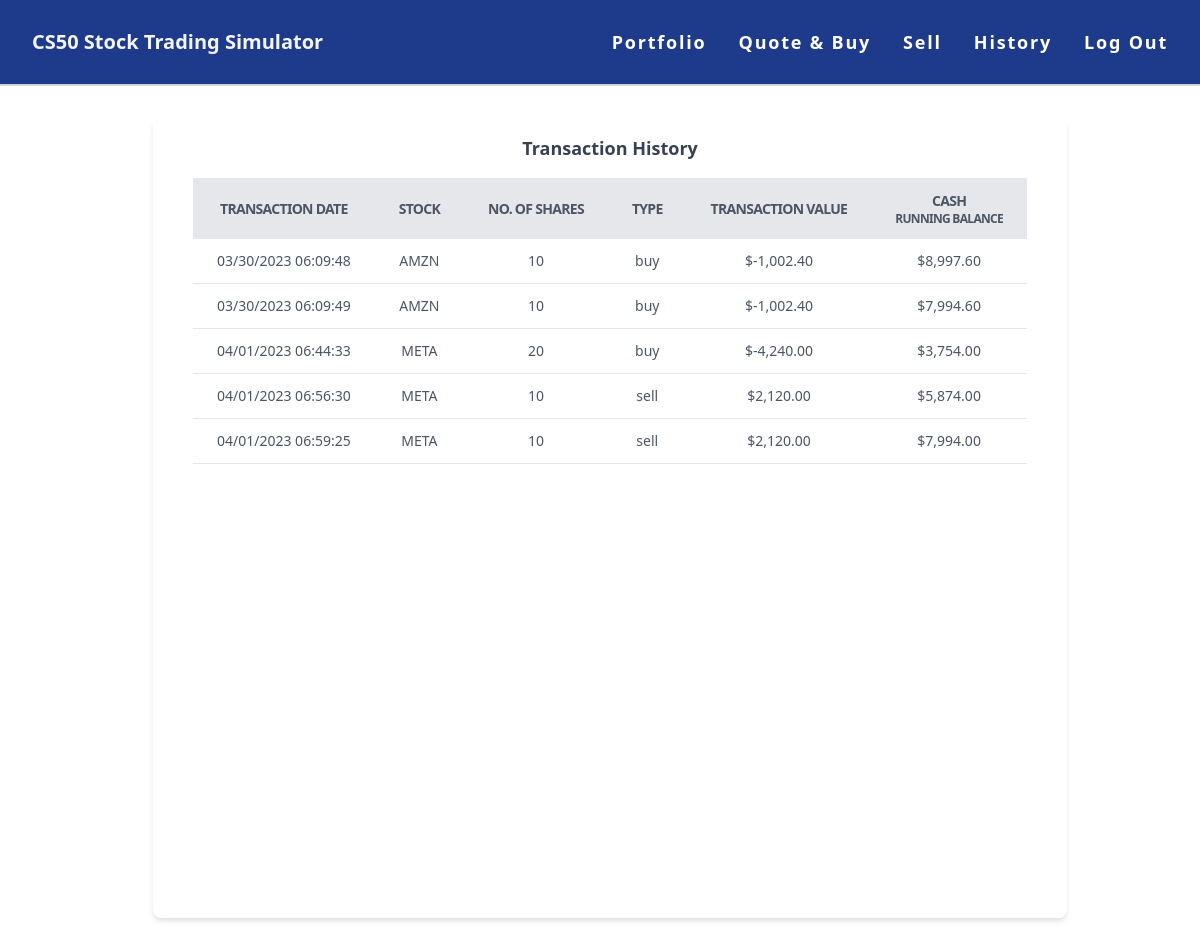
/history (signed in), run on an earlier commit of the app's database.
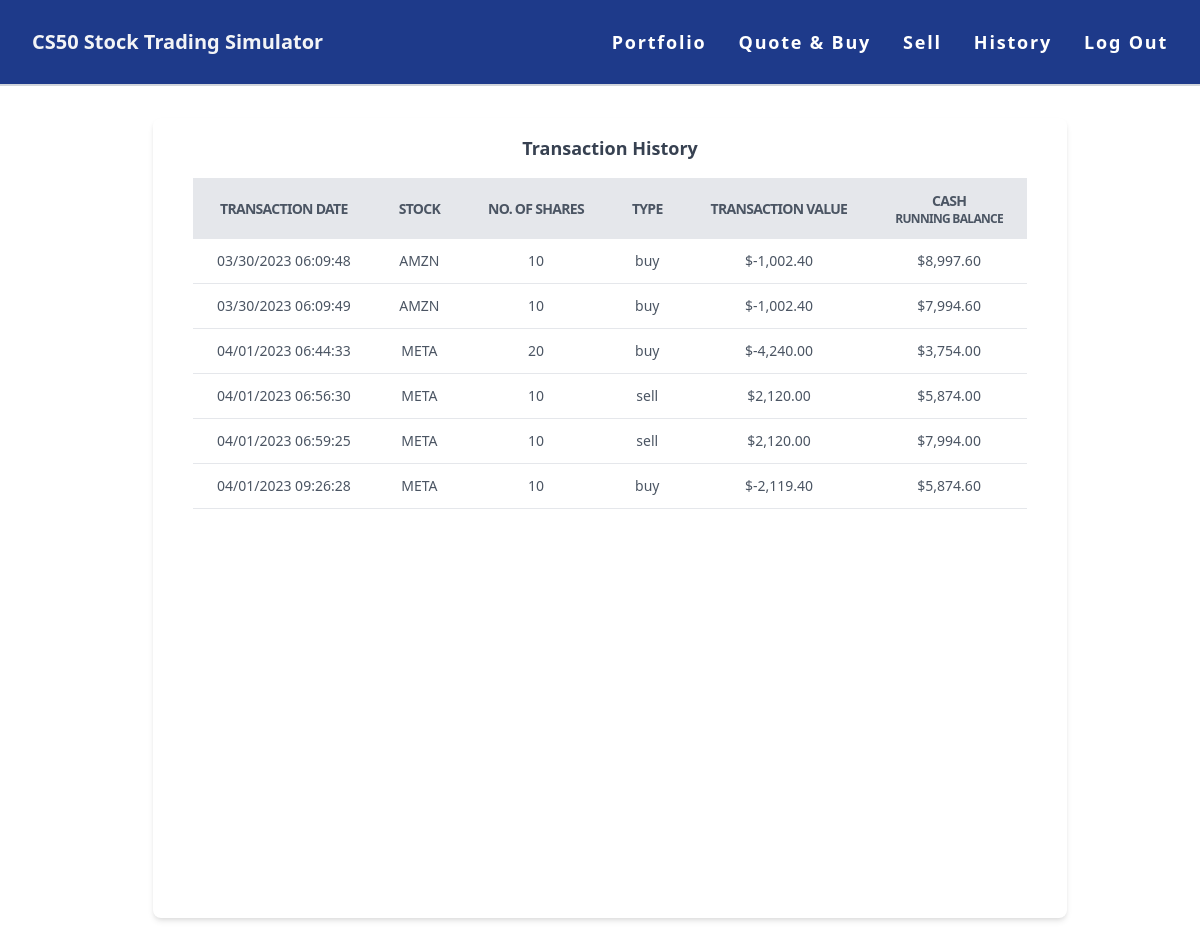
And on a later commit of the database.
### app.py (models this page shows, shortened)
class stock_txn(db.Model):
    txn_id = db.Column(db.Integer, primary_key=True)
    stock = db.Column(db.String(80), nullable=False)
    no_of_shares = db.Column(db.Integer, nullable=False)
    total_cost = db.Column(db.Integer, nullable=False)
    user_id = db.Column(db.Integer)
    txn_date = db.Column(db.Date)
    txn_type = db.Column(db.String(80), nullable=False)

class cash_running_bal(db.Model):
    c_bal_id = db.Column(db.Integer, primary_key=True)
    user_id = db.Column(db.Integer)
    txn_id = db.Column(db.Integer)
    txn_date = db.Column(db.Date)
    amount_change = db.Column(db.Integer, nullable=False)
    cash_end_bal = db.Column(db.Integer, nullable=False)

### app.py (the view)
@fin_app.route("/history")
@login_required
def history():
    current_user = session["user_id"]
    transactions = db.session.execute(text(
        "SELECT * FROM stock_txn WHERE user_id = :current_user"), {'current_user': current_user})
    cash_history = db.session.execute(text(
        "SELECT * FROM cash_running_bal WHERE user_id = :current_user"), {'current_user': current_user})
    cash_history = db.session.execute(text(
        "SELECT * FROM (SELECT * FROM cash_running_bal JOIN stock_txn ON cash_running_bal.txn_id = stock_txn.txn_id) WHERE user_id = :current_user"), {'current_user': current_user})
    return render_template("history.html", transactions=transactions, cash_history=cash_history)

### app.py (called while the page is built)
@fin_app.after_request
def after_request(response):
    response.headers["Cache-Control"] = "no-cache, no-store, must-revalidate"
    response.headers["Expires"] = 0
    response.headers["Pragma"] = "no-cache"
    return response

### helpers.py (called while the page is built)
def login_required(f):
    @wraps(f)
    def decorated_function(*args, **kwargs):
        if session.get("user_id") is None:
            return redirect("/login")
        return f(*args, **kwargs)
    return decorated_function

def usd(value):
    return f"${value:,.2f}"

### templates/history.html
{% extends "layout.html" %} {% block title %} List of Users {% endblock %} {%
block main %}
<div class="flex justify-center min-h-screen mt-8 ml-5">
  <div class="bg-white shadow-md rounded-lg overflow-x-auto">
    <div class="flex justify-center items-center px-6 py-4">
      <h2 class="text-lg font-semibold text-gray-700">Transaction History</h2>
    </div>
    <table class="table-auto mx-10 text-xs md:text-sm text-center">
      <thead>
        <tr
          class="bg-gray-200 text-gray-600 uppercase text-sm leading-normal tracking-tighter text-center"
        >
          <th class="py-3 px-6">Transaction Date</th>
          <th class="py-3 px-6">Stock</th>
          <th class="py-3 px-6">No. of Shares</th>
          <th class="py-3 px-6">Type</th>
          <th class="py-3 px-6">Transaction Value</th>
          <th class="py-3 px-6">
            <p>Cash</p>
            <p class="text-xs">Running Balance</p>
          </th>
        </tr>
      </thead>
      <tbody class="text-gray-600 text-sm font-light">
        {% for each in cash_history %}
        <tr class="border-b border-gray-200 hover:bg-gray-100">
          <td class="py-3 px-6">{{ each.txn_date }}</td>
          <td class="py-3 px-6">{{ each.stock }}</td>
          <td class="py-3 px-6">{{ each.no_of_shares }}</td>
          <td class="py-3 px-6">{{ each.txn_type }}</td>
          <td class="py-3 px-6">{{ each.amount_change|usd }}</td>
          <td class="py-3 px-6">{{ each.cash_end_bal|usd }}</td>
        </tr>
        {% endfor %}
      </tbody>
    </table>
  </div>
</div>
{% endblock %}

### templates/layout.html (shortened to what this page needs)
<!DOCTYPE html>
<html lang="en">
  <head>
    <link
      href="https://cdn.jsdelivr.net/npm/tailwindcss@2.2.15/dist/tailwind.min.css"
      rel="stylesheet"
    />
  </head>
  <body>
    <header
      class="bg-blue-900 py-7 px-8 flex justify-between items-center border-b-2 border-gray-300 z-5"
    >
      <a href="/" class="text-xl font-bold text-gray-100"
        >CS50 Stock Trading Simulator</a
      >
      <nav class="md:ml-auto z-1">
        <ul id="show" class="hidden md:flex md:space-x-8 text-white font-semibold text-lg tracking-widest">
          {% if session["user_id"] %}
          <li>
            <a href="/portfolio" class="hover:text-yellow-400"
              >Portfolio</a
            >
          </li>
          <li>
            <a href="/quote" class="hover:text-yellow-400"
              >Quote &amp; Buy</a
            >
          </li>
          <li>
            <a href="/sell" class="hover:text-yellow-400"
              >Sell</a
            >
          </li>
          <li>
            <a href="/history" class="hover:text-yellow-400"
              >History</a
            >
          </li>
          <li>
            <a href="/logout" class="hover:text-yellow-400"
              >Log Out</a
            >
          </li>
          {% endif %}
        </ul>
      </nav>
    </header>
    <main class="mx-auto my-6">{% block main %}{% endblock %}</main>
  </body>
</html>

What changed in the data, as far as the page shows it:
added stock_txn: txn_date "04/01/2023 09:26:28", stock "META", no_of_shares "10", txn_type "buy", amount_change "$-2,119.40", cash_end_bal "$5,874.60"
